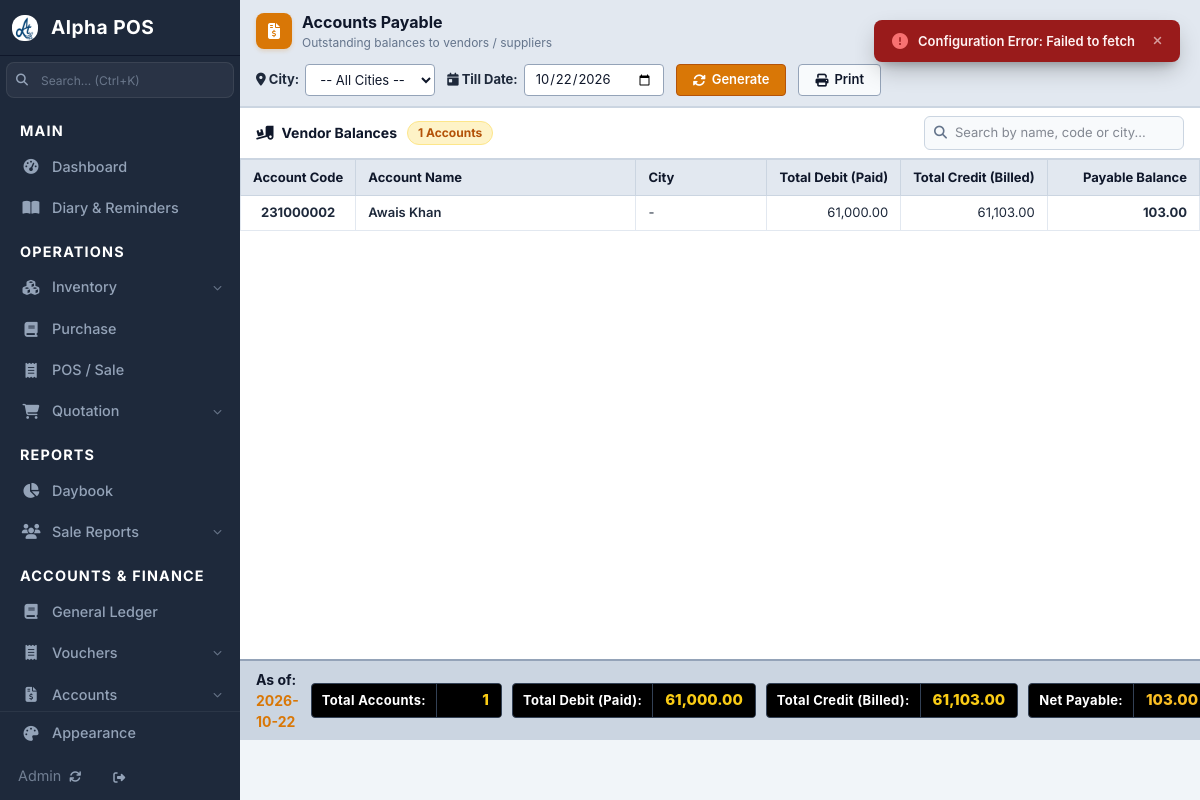
/reports/accounts-payable/ (signed in), run on an earlier commit of the app's database.
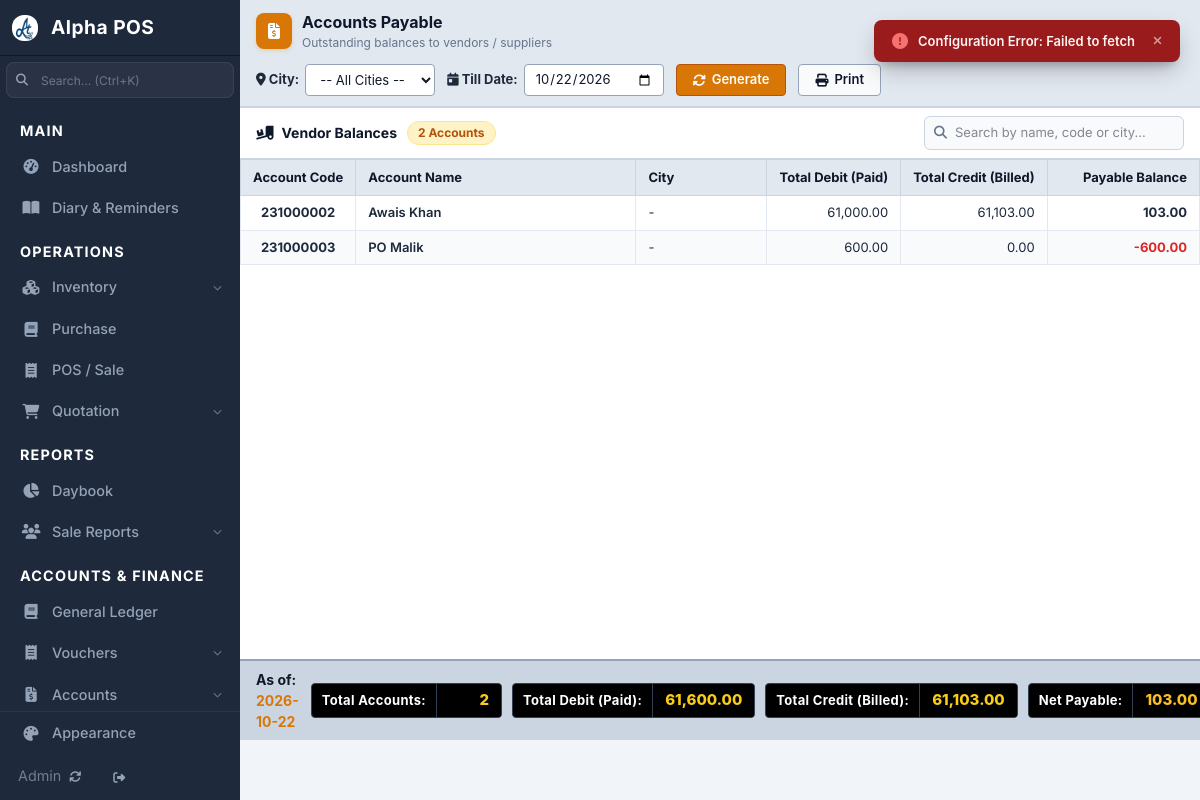
And on a later commit of the database.
### apps/myaccounts/models.py (models this page shows, shortened)
class Accounts(models.Model):
    ID = models.CharField(db_column='id', max_length=1, null=True, blank=True)
    BRANCH_ID = models.IntegerField(db_column='branchid', null=True, blank=True)
    SERIAL_NO = models.IntegerField(db_column='serialno', null=True, blank=True)
    ACC_CODE = models.IntegerField(db_column='acc_code', primary_key=True)
    FIXED_HEAD = models.CharField(db_column='fixedhead', max_length=1, null=True, blank=True)
    ENABLE = models.CharField(db_column='enable', max_length=1, null=True, blank=True)
    BUDGET = models.CharField(db_column='budget', max_length=1, null=True, blank=True)
    ACC_NAME = models.CharField(db_column='head', max_length=70, null=True, blank=True)
    ADDRESS = models.CharField(db_column='address', max_length=80, null=True, blank=True)
    COUNTRY = models.CharField(db_column='country', max_length=45, null=True, blank=True)
    CITY = models.CharField(db_column='city', max_length=20, null=True, blank=True)
    PHONE_OFF = models.CharField(db_column='phone_off', max_length=30, null=True, blank=True)
    PHONE_RES = models.CharField(db_column='phone_res', max_length=15, null=True, blank=True)
    MOBILE_NO = models.CharField(db_column='mobile_no', max_length=40, null=True, blank=True)
    WEB_ADDRESS = models.CharField(db_column='web_add', max_length=40, null=True, blank=True)
    EMAIL_ADDRESS = models.CharField(db_column='email_add', max_length=40, null=True, blank=True)
    NAME_OF_HEAD = models.CharField(db_column='nameofhead', max_length=70, null=True, blank=True)
    LEVEL = models.IntegerField(db_column='level', null=True, blank=True)
    TYPE = models.CharField(db_column='type', max_length=6, null=True, blank=True)
    CLASS_FIELD = models.CharField(db_column='class', max_length=18, null=True, blank=True)
    OPENING_BALANCE = models.FloatField(db_column='op_balance', null=True, blank=True, default=0.00)
    BALANCE_TYPE = models.CharField(db_column='bal_type', max_length=2, null=True, blank=True)
    REMARKS = models.TextField(db_column='remarks', null=True, blank=True)
    REF_CODE = models.IntegerField(db_column='ref_code', null=True, blank=True)
    CREDIT_LIMIT = models.IntegerField(db_column='crlimit', null=True, blank=True)
    BANK_ACCOUNT = models.IntegerField(db_column='bank_acct', null=True, blank=True)
    PICTURE = models.CharField(db_column='pict_upload', max_length=20, null=True, blank=True)
    BANK_RECONCILE = models.CharField(db_column='bank_reconcile', max_length=1, null=True, blank=True)
    PASSWORD = models.CharField(db_column='acc_pwd', max_length=10, null=True, blank=True)
    RECONCILE_DATE = models.DateField(db_column='reconcile_dte', null=True, blank=True)
    RECONCILE_REMARKS = models.CharField(db_column='reconcile_rmks', max_length=50, null=True, blank=True)
    PROFILE_DISCOUNT = models.CharField(db_column='profile_disc', max_length=1, null=True, blank=True, default='N')
    SALESMAN = models.CharField(db_column='salesman', max_length=25, null=True, blank=True)
    NTN_NO = models.CharField(db_column='ntnno', max_length=35, null=True, blank=True)
    STN_NO = models.CharField(db_column='stnno', max_length=35, null=True, blank=True)
    BRANCH = models.ForeignKey('configuration.Branch',db_column="branch", default=1, null=True, blank=True, on_delete=models.CASCADE)
    POSTERMINAL = models.ForeignKey('configuration.POSTerminal',db_column="terminal", default=1, null=True, blank=True, on_delete=models.CASCADE)
    COMPANY = models.ForeignKey('configuration.Company',db_column="company", default=1, null=True, blank=True, on_delete=models.CASCADE)
    RECONCILE_DATE = models.DateField(null=True, blank=True ,db_column = 'reconcile_dte')
    DATEENT = models.DateTimeField(auto_now_add=True, null=True, blank=True)
    DATEEDIT = models.DateTimeField(auto_now=True, null=True, blank=True)
    USER = models.CharField(max_length=100, null=True, blank=True)
    EDITBY = models.CharField(max_length=100, null=True, blank=True)
    class Meta:
        db_table = "accounts"
        indexes = [
            models.Index(fields=['LEVEL', 'CLASS_FIELD', 'TYPE']),
            models.Index(fields=['ACC_CODE']),
            models.Index(fields=['COMPANY', 'ACC_CODE'], name='idx_acc_comp_code'),
            models.Index(fields=['COMPANY', 'ACC_NAME'], name='idx_acc_comp_name'),
        ]

### apps/reports/views/accounts_payable.py (the view)
# urls.py: path('accounts-payable/', accounts_payable, name='accounts_payable'),
@csrf_exempt
def accounts_payable(request):
    user = request.user
    try:
        features = Features.objects.get(user=user)
        if not features:
            features = Features.objects.get_or_create(user="All Features")[0]
    except Exception:
        try:
            features = Features.objects.get(user="All Features")
        except Exception:
            features = None
    till_date = date.today().isoformat()
    city_filter = ""
    if request.method == "POST":
        till_date = request.POST.get("till_date") or date.today().isoformat()
        city_filter = request.POST.get("city_filter") or ""
    elif request.method == "GET":
        till_date = request.GET.get("till_date") or date.today().isoformat()
        city_filter = request.GET.get("city_filter") or ""
    data, columns, summary, distinct_cities = get_accounts_payable_data(
        request,
        till_date=till_date,
        city_filter=city_filter,
    )
    context = {
        "data": data,
        "columns": columns,
        "summary": summary,
        "till_date": till_date,
        "city_filter": city_filter,
        "distinct_cities": distinct_cities,
        "features": features,
    }
    return render(request, "reports/accounts_payable.html", context)

### apps/reports/templates/reports/accounts_payable.html (shortened to what this page needs)
{% extends "main.html" %}
{% load static %}
{% load extra_filters %}
{% block extra_css %}
<link rel='stylesheet' href="{% static 'reports/css/daybook.css' %}">
{% endblock %}
{% block content %}
<div class="ap-wrapper">
    <div class="ap-toolbar">
        <div class="ap-title-group">
            <div class="ap-title-icon">
                <i class="fas fa-file-invoice-dollar"></i>
            </div>
            <div class="ap-title-text">
                <h1>Accounts Payable</h1>
                <p>Outstanding balances to vendors / suppliers</p>
            </div>
        </div>
        <form method="POST" class="ap-form" id="apFilterForm">
            <div class="ap-field-group">
                <label class="ap-field-label">
                    <i class="fas fa-map-marker-alt"></i> City:
                </label>
                <select name="city_filter" class="ap-input" style="min-width: 130px;">
                    <option value="">-- All Cities --</option>
                </select>
            </div>
            <div class="ap-field-group">
                <label class="ap-field-label">
                    <i class="fas fa-calendar-day"></i> Till Date:
                </label>
                <input type="date" name="till_date" class="ap-input" value="{{ till_date }}">
            </div>
            <button type="submit" class="btn-ap">
                <i class="fas fa-sync-alt"></i> Generate
            </button>
            <button type="button" class="btn-ap btn-ap-secondary" onclick="window.print()">
                <i class="fas fa-print"></i> Print
            </button>
        </form>
    </div>
    <div class="ap-table-header">
        <div style="display: flex; align-items: center; gap: 10px;">
            <h3 class="ap-table-title">
                <i class="fas fa-truck-loading"></i> Vendor Balances
            </h3>
            <span class="ap-badge" id="recordCount">
                {{ summary.total_accounts|default:"0" }} Accounts
            </span>
        </div>
        <div class="ap-search-box">
            <input type="text" id="tableSearch" placeholder="Search by name, code or city..." autocomplete="off">
        </div>
    </div>
    <div class="ap-table-container">
        <table class="ap-table" id="apTable">
            <thead>
                <tr>
                    <th style="width: 12%; text-align: center;">Account Code</th>
                    <th style="width: 30%; text-align: left;">Account Name</th>
                    <th style="width: 14%; text-align: left;">City</th>
                    <th style="width: 14%; text-align: right;">Total Debit (Paid)</th>
                    <th style="width: 14%; text-align: right;">Total Credit (Billed)</th>
                    <th style="width: 16%; text-align: right;">Payable Balance</th>
                </tr>
            </thead>
            <tbody id="apTableBody">
                {% if data %}
                {% for row in data %}
                <tr class="data-row">
                    <td class="cell-code text-center" onclick="window.open('/myledger/general_ledger/?acc_code={{ row.acc_code }}', '_blank')">
                        {{ row.acc_code }}
                    </td>
                    <td class="cell-name">
                        <a href="/myledger/general_ledger/?acc_code={{ row.acc_code }}" target="_blank" style="color: inherit; text-decoration: none;">
                            {{ row.acc_name }}
                        </a>
                    </td>
                    <td class="cell-city">{{ row.city }}</td>
                    <td class="text-right">{{ row.total_debit }}</td>
                    <td class="text-right">{{ row.total_credit }}</td>
                    <td class="text-right cell-balance {% if row.is_negative %}text-danger{% endif %}">
                        {{ row.balance }}
                    </td>
                </tr>
                {% endfor %}
                {% endif %}
            </tbody>
        </table>
    </div>
    <div class="ap-summary-bar">
        <div style="font-weight: 700; color: #0f172a; font-size: 14px;">
            As of: <span style="color: #d97706;">{{ till_date }}</span>
        </div>
        <div class="ap-summary-pills">
            <div class="summary-pill">
                <span class="summary-pill-label">Total Accounts:</span>
                <span class="summary-pill-val">{{ summary.total_accounts }}</span>
            </div>
            <div class="summary-pill">
                <span class="summary-pill-label">Total Debit (Paid):</span>
                <span class="summary-pill-val">{{ summary.total_debit }}</span>
            </div>
            <div class="summary-pill">
                <span class="summary-pill-label">Total Credit (Billed):</span>
                <span class="summary-pill-val">{{ summary.total_credit }}</span>
            </div>
            <div class="summary-pill orange-pill">
                <span class="summary-pill-label">Net Payable:</span>
                <span class="summary-pill-val">{{ summary.total_payable }}</span>
            </div>
        </div>
    </div>
</div>
{% endblock content %}

What changed in the data, as far as the page shows it:
added Accounts: acc_name "PO Malik"
Also different on the page:
{{ summary.total_accounts|default:"0" }}: "1" → "2"
{{ summary.total_accounts }}: "1" → "2"
{{ summary.total_debit }}: "61,000.00" → "61,600.00"
new list line: "231000003 - 600.00 0.00 -600.00"
